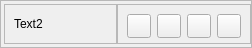
                     <widget class="QFrame" name="frame_59">
                      <property name="geometry">
                       <rect>
                        <x>-10</x>
                        <y>310</y>
                        <width>252</width>
                        <height>48</height>
                       </rect>
                      </property>
                      <property name="maximumSize">
                       <size>
                        <width>16777213</width>
                        <height>48</height>
                       </size>
                      </property>
                      <property name="frameShape">
                       <enum>QFrame::StyledPanel</enum>
                      </property>
                      <property name="frameShadow">
                       <enum>QFrame::Raised</enum>
                      </property>
                      <layout class="QHBoxLayout" name="horizontalLayout_165">
                       <property name="spacing">
                        <number>0</number>
                       </property>
                       <property name="leftMargin">
                        <number>3</number>
                       </property>
                       <property name="topMargin">
                        <number>0</number>
                       </property>
                       <property name="rightMargin">
                        <number>0</number>
                       </property>
                       <property name="bottomMargin">
                        <number>0</number>
                       </property>
                       <item>
                        <widget class="QFrame" name="panelsBackground_100">
                         <property name="maximumSize">
                          <size>
                           <width>16777215</width>
                           <height>40</height>
                          </size>
                         </property>
                         <property name="styleSheet">
                          <string notr="true"/>
                         </property>
                         <property name="frameShape">
                          <enum>QFrame::StyledPanel</enum>
                         </property>
                         <property name="frameShadow">
                          <enum>QFrame::Raised</enum>
                         </property>
                         <layout class="QHBoxLayout" name="horizontalLayout_166">
                          <item>
                           <widget class="QLabel" name="label_75">
                            <property name="maximumSize">
                             <size>
                              <width>16777215</width>
                              <height>40</height>
                             </size>
                            </property>
                            <property name="text">
                             <string>Text2</string>
                            </property>
                           </widget>
                          </item>
                         </layout>
                        </widget>
                       </item>
                       <item>
                        <widget class="QFrame" name="panelsBackground_101">
                         <property name="maximumSize">
                          <size>
                           <width>16777215</width>
                           <height>40</height>
                          </size>
                         </property>
                         <property name="styleSheet">
                          <string notr="true"/>
                         </property>
                         <property name="frameShape">
                          <enum>QFrame::StyledPanel</enum>
                         </property>
                         <property name="frameShadow">
                          <enum>QFrame::Raised</enum>
                         </property>
                         <layout class="QHBoxLayout" name="horizontalLayout_167">
                          <item>
                           <widget class="QPushButton" name="controllerSecond_textColor1">
                            <property name="minimumSize">
                             <size>
                              <width>24</width>
                              <height>24</height>
                             </size>
                            </property>
                            <property name="maximumSize">
                             <size>
                              <width>24</width>
                              <height>24</height>
                             </size>
                            </property>
                            <property name="text">
                             <string/>
                            </property>
                           </widget>
                          </item>
                          <item>
                           <widget class="QPushButton" name="controllerSecond_textColor2">
                            <property name="minimumSize">
                             <size>
                              <width>24</width>
                              <height>24</height>
                             </size>
                            </property>
                            <property name="maximumSize">
                             <size>
                              <width>24</width>
                              <height>24</height>
                             </size>
                            </property>
                            <property name="text">
                             <string/>
                            </property>
                           </widget>
                          </item>
                          <item>
                           <widget class="QPushButton" name="controllerSecond_textColor3">
                            <property name="minimumSize">
                             <size>
                              <width>24</width>
                              <height>24</height>
                             </size>
                            </property>
                            <property name="maximumSize">
                             <size>
                              <width>24</width>
                              <height>24</height>
                             </size>
                            </property>
                            <property name="text">
                             <string/>
                            </property>
                           </widget>
                          </item>
                          <item>
                           <widget class="QPushButton" name="controllerSecond_textColor4">
                            <property name="minimumSize">
                             <size>
                              <width>24</width>
                              <height>24</height>
                             </size>
                            </property>
                            <property name="maximumSize">
                             <size>
                              <width>24</width>
                              <height>24</height>
                             </size>
                            </property>
                            <property name="text">
                             <string/>
                            </property>
                           </widget>
                          </item>
                         </layout>
                        </widget>
                       </item>
                      </layout>
                     </widget>
